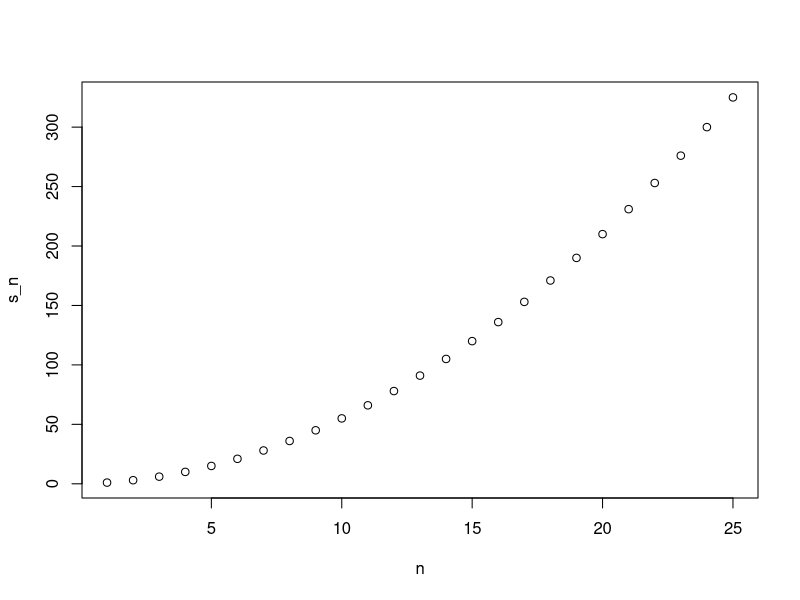
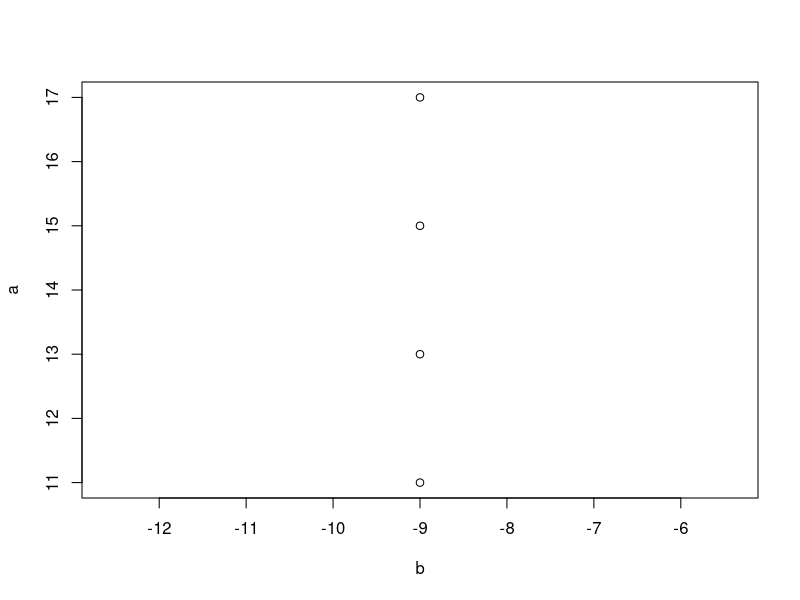
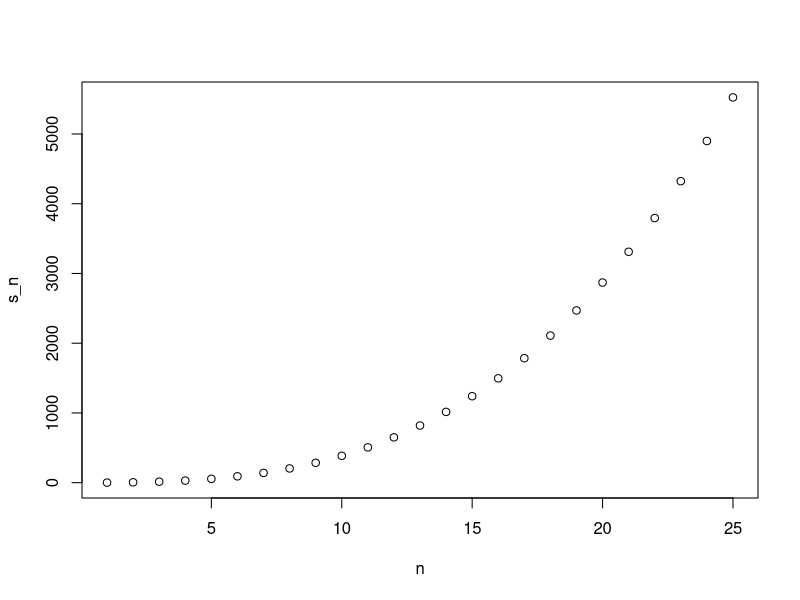

These charts were generated, in order, by the following R code:
## ---- chunk 1
a <- 0

if(a!=0){
  print(1/a)
} else{
  print("No reciprocal for 0.")
}
## ---- chunk 2
library(dslabs)
data(murders)
murder_rate <- murders$total / murders$population * 100000
## ---- chunk 3
ind <- which.min(murder_rate)

if(murder_rate[ind] < 0.5){
  print(murders$state[ind])
} else{
  print("No state has murder rate that low")
}
## ---- chunk 4
if(murder_rate[ind] < 0.25){
  print(murders$state[ind])
} else{
  print("No state has a murder rate that low.")
}
## ---- chunk 5
a <- 0
ifelse(a > 0, 1/a, NA)
## ---- chunk 6
a <- c(0,1,2,-4,5)
result <- ifelse(a>0, 1/a,NA)
result
## ---- chunk 7
data("na_example")
no_nas <- ifelse(is.na(na_example), 0, na_example)
sum(is.na(no_nas))
## ---- chunk 8
z <- c(TRUE, TRUE, FALSE)
any(z)
all(z)
## ---- chunk 9
avg <- function(x){
  s <- sum(x)
  n <- length(x)
  s/n
}
## ---- chunk 10
x <- 1:100
identical(mean(x),avg(x))
## ---- chunk 11
s <- 3
avg(1:10)
s
## ---- chunk 12
avg <- function(x, arithmetic = TRUE){
  n <- length(x)
  ifesle(arithmetic, sum(x)/n, prod(x)^(1/n))
}
## ---- chunk 13
search()
## ---- chunk 14
stats::filter
## ---- chunk 15
dplyr::filter
## ---- chunk 16
compute_s_n <- function(n){
  x <- 1:n
  sum(x)
}
## ---- chunk 17
for(i in 1:5){
  print(i)
}
## ---- chunk 18
m <- 25
s_n <- vector(length = m)
for(n in 1:m){
  s_n[n] <- compute_s_n(n)
}
## ---- chunk 19
n <- 1:m
plot(n, s_n)
## ---- chunk 20
x <- 1:10
sqrt(x)
y <- 1:10
x*y
## ---- chunk 21
x <- 1:10
sapply(x,sqrt)
## ---- chunk 22
n <- 1:25
s_n <- sapply(n, compute_s_n)
s_n
## ---- chunk 23
x <- c(1,2,-3,4)

if(all(x>0)){
  print("All Postives")
} else{
  print("Not all positives")
}
## ---- chunk 24
x <- c(TRUE)
all(x)
any(x)
any(!x)
all(!x)
## ---- chunk 25
library(dslabs)
data("murders")
## ---- chunk 26
ind <- which(nchar(murders$state) >8)
ind
new_names <- murders$abb[ind]
new_names
## ---- chunk 27
sum_n <- function(n){
  x <- 1:n
  sum(x)
}
## ---- chunk 28
sum_n(5000)
## ---- chunk 29
altman_plot <- function(x,y){
  a = x+y
  b = x-y
  plot(b,a)
}
## ---- chunk 30
altman_plot(1:4,10:13)
## ---- chunk 31
x <- 3
my_func <- function(y){
  s <- 5
   y +5
}
x
## ---- chunk 32
compute_s_n <- function(n){
  x <- 1:n
  Sn = sum(x^2)
  Sn
}
## ---- chunk 33
compute_s_n(10)
## ---- chunk 34
m <- 25
s_n <- vector("numeric", length = m)
for(n in 1:m){
  s_n[n] <- compute_s_n(n)
}
s_n
## ---- chunk 35
n <- 25
sapply(1:n, compute_s_n)
## ---- chunk 36
# install.packages("purrr")
library(purrr)
library(dplyr)
## ---- chunk 37
n <- 25
map_dbl(1:n, compute_s_n)
## ---- chunk 38
n <-1:25
plot(n, s_n)
## ---- chunk 39
identical(s_n, n*(n+1)*(2*n+1)/6)
